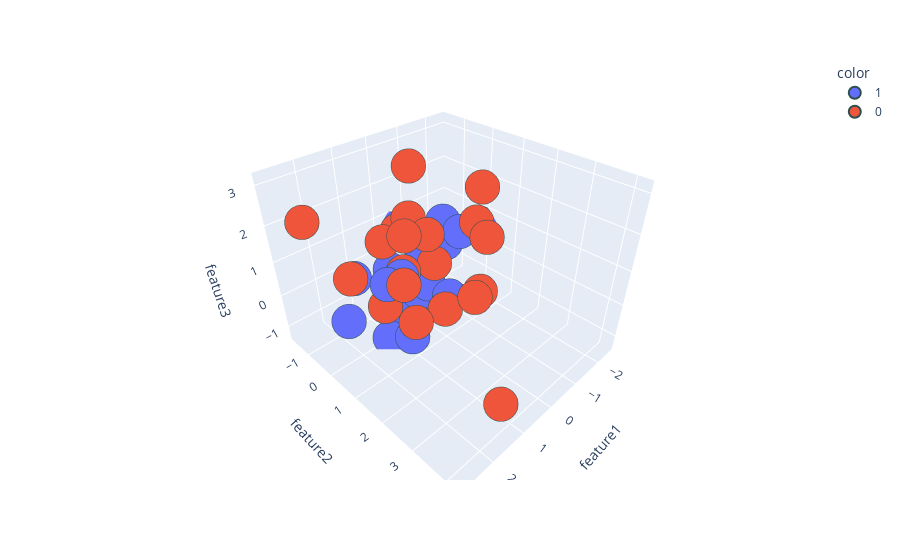

Notebook code for this chart:
### Code cell
import plotly.express as px
#y_train_trf = y_train.astype(str)
fig = px.scatter_3d(df, x=df['feature1'], y=df['feature2'], z=df['feature3'],
              color=df['target'].astype('str'))
fig.update_traces(marker=dict(size=12,
                              line=dict(width=2,
                                        color='DarkSlateGrey')),
                  selector=dict(mode='markers'))

fig.show()

### Figure 1 — Plotly figure (JSON) as saved in the notebook; plotly's stock layout.template omitted (floating-point values rounded to 4 significant figures)
{"data": [{"hovertemplate": "color=1<br>feature1=%{x}<br>feature2=%{y}<br>feature3=%{z}<extra></extra>", "legendgroup": "1", "marker": {"color": "#636efa", "line": {"color": "DarkSlateGrey", "width": 2}, "size": 12, "symbol": "circle"}, "mode": "markers", "name": "1", "scene": "scene", "showlegend": true, "type": "scatter3d", "x": [-0.3316, 0.2411, 1.415, 1.772, 0.4206, 0.3223, 1.045, 0.9486, -0.04544, -0.4208, 0.667, -1.01, 1.968, -0.3675, 0.1901, -0.02254, -1.838, -2.506, 1.267, -0.9926], "y": [-1.632, -0.9525, 0.4577, -0.3475, 0.4116, 0.06034, 0.5382, 0.7017, 1.041, -0.552, 0.02581, 0.4417, -0.5478, -1.137, 0.5121, 0.01342, -0.9388, 0.147, 0.1736, -0.1613], "z": [0.6191, -0.1363, 0.7289, 0.6701, -0.07132, -1.043, 0.8121, -1.051, -0.09403, -0.1211, -0.7776, 1.129, -0.6794, -1.322, 0.1315, 0.9359, -0.2018, 0.6062, -1.223, 1.192]}, {"hovertemplate": "color=0<br>feature1=%{x}<br>feature2=%{y}<br>feature3=%{z}<extra></extra>", "legendgroup": "0", "marker": {"color": "#EF553B", "line": {"color": "DarkSlateGrey", "width": 2}, "size": 12, "symbol": "circle"}, "mode": "markers", "name": "0", "scene": "scene", "showlegend": true, "type": "scatter3d", "x": [1.01, 1.677, 2.823, -0.7233, 1.438, 0.2046, 1.251, -1.39, 0.7489, -1.028, 1.425, 0.7319, 1.234, 0.1771, 0.3849, 0.2907, 0.8989, 2.011, 2.224, -0.7643], "y": [1.438, 4.188, -0.3329, 1.461, 1.1, -0.01154, 0.1864, 0.6667, 2.593, 1.131, 1.441, 0.5174, 0.05278, -0.5981, 1.324, 0.867, 0.436, 1.921, 0.2304, 1.567], "z": [2.328, -0.08056, 2.637, -0.08537, 1.065, 3.151, 1.704, 1.344, 1.171, 2.603, 0.1826, 2.245, -0.2616, 1.227, -0.1032, 0.9826, 0.821, 2.933, 1.192, 1.549]}], "layout": {"legend": {"title": {"text": "color"}, "tracegroupgap": 0}, "margin": {"t": 60}, "scene": {"domain": {"x": [0, 1], "y": [0, 1]}, "xaxis": {"title": {"text": "feature1"}}, "yaxis": {"title": {"text": "feature2"}}, "zaxis": {"title": {"text": "feature3"}}}}}
